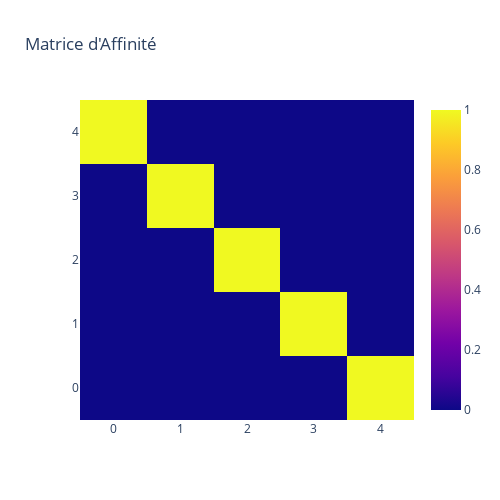

The notebook cell this image was saved under:
### Code cell
distance_matrix=distances.copy()
# Exemple de calcul d'affinité (matrice de poids)
sigma = 1.0
affinity_matrix = np.exp(-distance_matrix ** 2 / sigma )
affinity_matrix2 = np.rot90(affinity_matrix)


# Exemple de calcul du Laplacien non normalisé

laplacian_matrix = np.diag(np.sum(affinity_matrix, axis=1)) - affinity_matrix

# Exemple de diffusion de la chaleur (utilisation de l'exponentielle de la matrice Laplacienne)
heat_diffusion = np.exp(-laplacian_matrix)

# Affichage de la matrice d'affinité sous forme d'image

plt.imshow(affinity_matrix, cmap='viridis', interpolation='nearest')
plt.title('Matrice d\'Affinité')
plt.colorbar()
plt.show()


# Affichage de la matrice d'affinité avec plotly



# Création de la figure
heatmap = go.Heatmap(z=affinity_matrix2)

 # Création de la mise en page
layout = go.Layout(title='Matrice d\'Affinité',width=500, height=500)


# Création de la figure
fig = go.Figure(data=[heatmap], layout=layout)

# Affichage de la figure
fig.show()

### Figure 1 — Plotly figure (JSON) as saved in the notebook; plotly's stock layout.template omitted (floating-point values rounded to 4 significant figures)
{"data": [{"type": "heatmap", "z": [[1.604e-28, 1.604e-28, 1.125e-07, 5.243e-22, 1], [3.72e-44, 1.604e-28, 2.32e-16, 1, 5.243e-22], [6.64e-36, 5.243e-22, 1, 2.32e-16, 1.125e-07], [1.125e-07, 1, 5.243e-22, 1.604e-28, 1.604e-28], [1, 1.125e-07, 6.64e-36, 3.72e-44, 1.604e-28]]}], "layout": {"height": 500, "title": {"text": "Matrice d'Affinité"}, "width": 500}}
